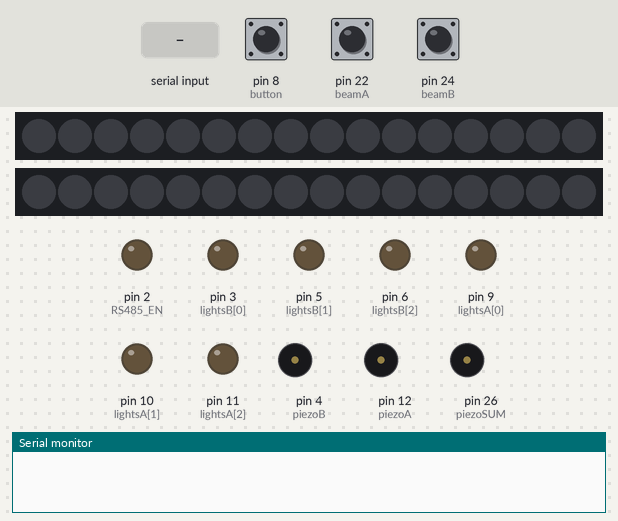
Simulated run of this sketch. Board: Arduino Mega 2560, built with avr-gcc and run on an emulated ATmega2560. On the bench: 2 × 16 RGB LEDs in strip order, left to right, output pins drawn as LEDs (lit = HIGH), buzzer (waves = sounding, pin HIGH), the last lines printed to the serial monitor. Dashed ring = blinking. The inputs (shaded band) are chosen by the test bench; at power-on: pin 8 (button) HIGH, pin 22 (beamA) HIGH, pin 24 (beamB) HIGH.

Above: at 1.2 s.
1.3 s: pin 8 (button) pulled LOW for 0.15 s
At 1.96 s:
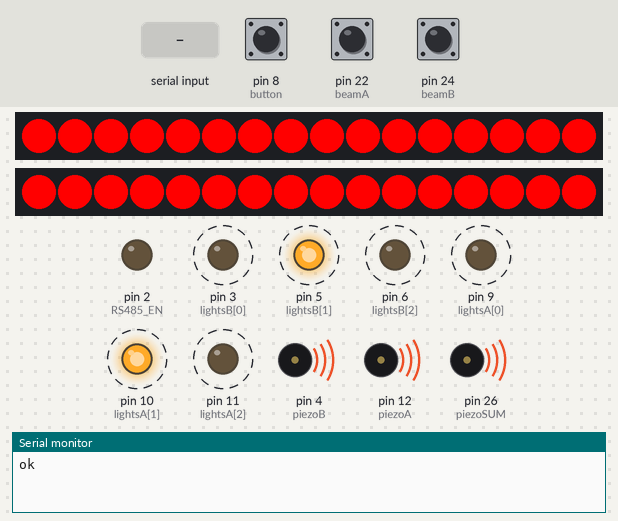
2.0 s: "start\n" received over Serial
5.0 s: "mode_laps\n" received over the second serial link
At 5.9 s:
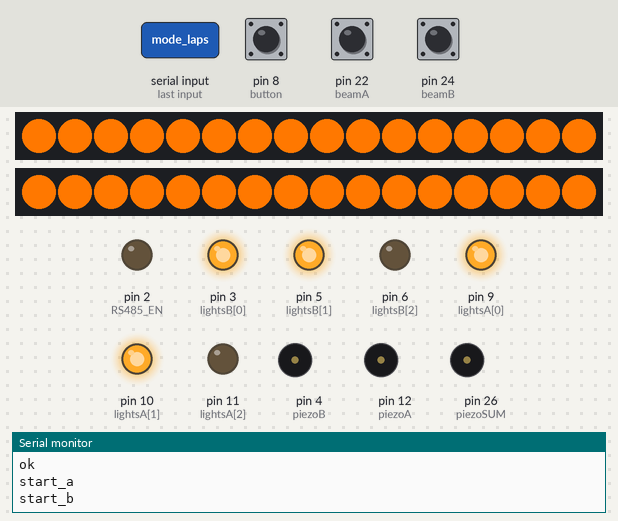
6.5 s: pin 22 (beamA) pulled LOW for 3.2 s
At 10.4 s:
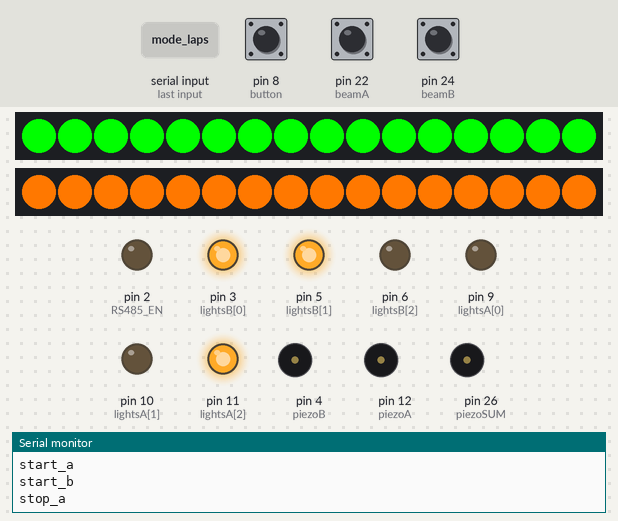
11.2 s: pin 24 (beamB) pulled LOW for 0.15 s
At 12.3 s:
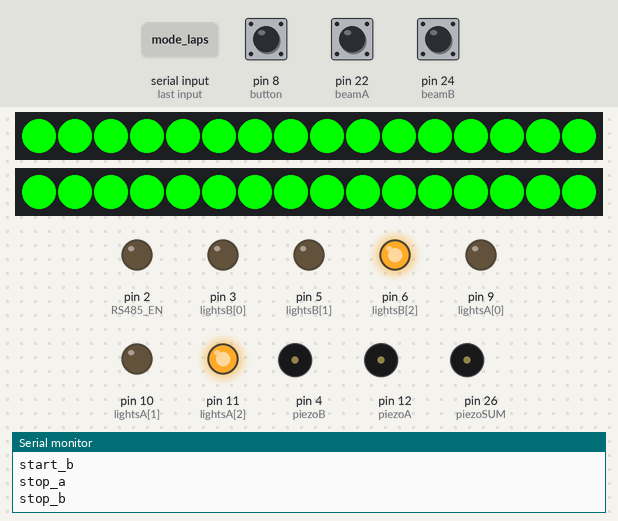
12.8 s: pin 22 (beamA) pulled LOW for 1 s
At 14.8 s:
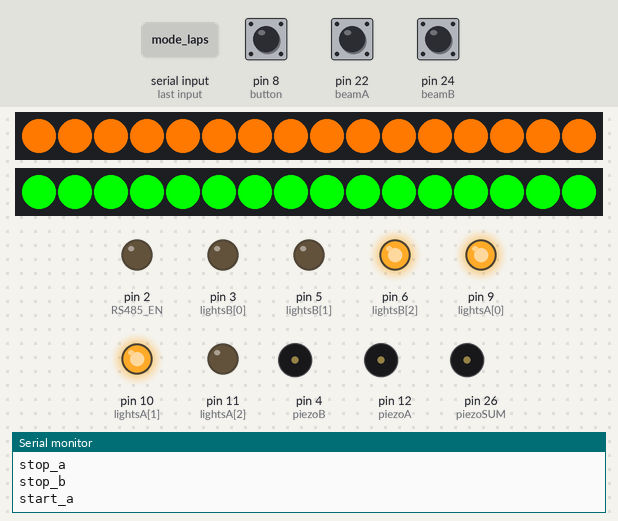
Timing chart, 0 to 16.3 s (numbered marks = the images above; inputs shaded):
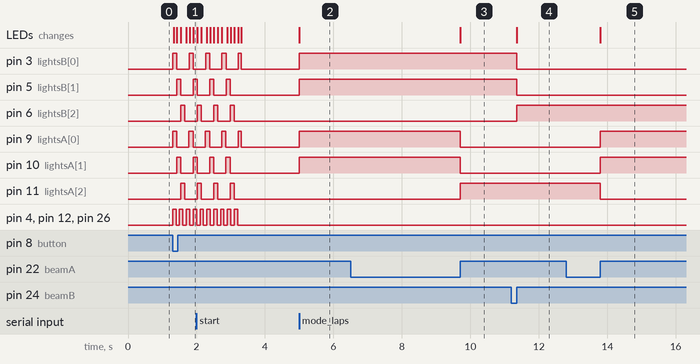

Measured:
- after the input at 1.3 s, pin 3 (lightsB[0]): alternates HIGH for 0.12 s and LOW for 0.36 s, starting at once; pin 5 (lightsB[1]): LOW → HIGH after 0.12 s, → LOW 0.12 s later, → HIGH 0.36 s later
- after the input at 5.0 s, pin 3 (lightsB[0]), pin 5 (lightsB[1]), pin 9 (lightsA[0]), pin 10 (lightsA[1]): LOW → HIGH at once; the LEDs: change at once (image 2)
- after the input at 6.5 s, pin 9 (lightsA[0]), pin 10 (lightsA[1]): HIGH → LOW after 3.2 s; pin 11 (lightsA[2]): LOW → HIGH after 3.2 s; the LEDs: change after 3.2 s (image 3)
- after the input at 11.2 s, pin 3 (lightsB[0]), pin 5 (lightsB[1]): HIGH → LOW after 0.15 s; pin 6 (lightsB[2]): LOW → HIGH after 0.15 s; the LEDs: change after 0.15 s (image 4)
- after the input at 12.8 s, pin 9 (lightsA[0]), pin 10 (lightsA[1]): LOW → HIGH after 1.0 s; pin 11 (lightsA[2]): HIGH → LOW after 1.0 s; the LEDs: change after 1.0 s (image 5)

The sketch:

fw1.5.ino
```cpp
#include <Adafruit_NeoPixel.h>

/*
 Martin Pihrt
 FW: 1.5 23.06.2026
 Dva semafory + laserové brány + false-start logic
 Přidaná podpora pro počítadla kol v app
 Odesílání:
   finish_a
   finish_b

 přidaný 2x výstup pro WS28B12 pásek (2x8 LED jako semafor R,R,G)
 přidaný výstup piezo sum (piezo A+B)
 přidaný rezim playoff/laps pro odesilani dat (prujezdu kol) do pythonu

prepnuti rezimu playoff/laps
PYTHON ---> mode_playoff ----> ARDUINO
PYTHON ---> mode_laps ----> ARDUINO

komunikace playoff
PYTHON ---> start ----> ARDUINO
ARDUINO ---> ok ------------> PYTHON
ARDUINO ---> finish_a ------> PYTHON
ARDUINO ---> finish_b ------> PYTHON
ARDUINO ---> race_finished -> PYTHON
-----------------

START
↓
běží semafor

1. přerušení během odpočtu
↓
FALSE START

OK
↓
závod běží

1. přerušení
↓
auto vyjelo ze startu
↓
ignorovat

2. přerušení
↓
auto projelo cílem
↓
finish_a
-----------------

piezo sum:
Semafor A pípá
→ piezoA
→ piezoSUM

Semafor B pípá
→ piezoB
→ piezoSUM

Pípají oba
→ piezoA
→ piezoB
→ piezoSUM

Jeden skončí
→ piezoSUM stále hraje

Skončí oba
→ piezoSUM ztichne
*/

// ============================================================================
// CONFIG
// ============================================================================
const int lightsA[]  = {9, 10, 11};
const int piezoA     = 12;
const int beamA      = 22;

const int lightsB[]  = {3, 5, 6};
const int piezoB     = 4;
const int beamB      = 24;

const int piezoSUM   = 26; // piezo sum A+B (only one piezo)

const int lightCount = 3;

const int RS485_EN   = 2;
const int button     = 8;

int fadeInTime  = 100;
int fadeOutTime = 100;

int stepTime    = 800;
int holdTime    = 3000;

int beepShort   = 100;
int beepLong    = 1100;

int warnDurationMs = 2000;
int warnBeepOnMs   = 100;
int warnBeepOffMs  = 100;
int warnStepMs     = 120;

bool laserActiveLow = false;
bool laserActiveHigh = true;
bool useInternalPullup = true;

const long BAUD  = 115200;

bool DEBUG = false; //true;

// ============================================================================
// RGB LED WS28B12 2x (2x8 RGB LED)
// ============================================================================
#define WS_PIN_A 25
#define WS_PIN_B 23

#define WS_COUNT 16

Adafruit_NeoPixel wsA(
    WS_COUNT,
    WS_PIN_A,
    NEO_GRB + NEO_KHZ800
);

Adafruit_NeoPixel wsB(
    WS_COUNT,
    WS_PIN_B,
    NEO_GRB + NEO_KHZ800
);

// ============================================================================
// GLOBALS
// ============================================================================
unsigned long now;
bool okSent = false;
// race running flag
bool raceRunning = false;
// finish flags
bool finishASent = false;
bool finishBSent = false;
// debounce finish gate
unsigned long lastFinishA = 0;
unsigned long lastFinishB = 0;
const unsigned long finishDebounce = 3500;
// counter for beam interrupt
byte beamCountA = 0;
byte beamCountB = 0;
bool falseStartA = false;
bool falseStartB = false;
bool sumBeepA = false;
bool sumBeepB = false;
bool lastButtonState = HIGH;
bool lapRunningA = false;
bool lapRunningB = false;
bool lastBeamStateA = false;
bool lastBeamStateB = false;

void rs485Send(String msg);

enum RunMode
{
  MODE_PLAYOFF,
  MODE_LAPS
};

RunMode runMode = MODE_PLAYOFF;

// ============================================================================
// HELPER
// ============================================================================
bool isBeamBrokenRaw(int pin) {
  int v = digitalRead(pin);
  if (laserActiveLow)  return (v == LOW);
  if (laserActiveHigh) return (v == HIGH);
  return false;
}

// ============================================================================
// FINISH DETECTION
// ============================================================================
void handleFinishA() {
  if (!raceRunning) return;
  if (finishASent) return;
  if (!isBeamBrokenRaw(beamA)) return;
  if (now - lastFinishA < finishDebounce) return;
  lastFinishA = now;
  beamCountA++;
  if (DEBUG) {
    Serial.print(F("[A] beam count = "));
    Serial.println(beamCountA);
  }
  byte requiredCount = falseStartA ? 3 : 2;
  if (beamCountA < requiredCount)
    return;
  finishASent = true;
  Serial.println(F("finish_a"));
  rs485Send("finish_a\n");
  falseStartA = false;
}

void handleFinishB() {
  if (!raceRunning) return;
  if (finishBSent) return;
  if (!isBeamBrokenRaw(beamB)) return;
  if (now - lastFinishB < finishDebounce) return;
  lastFinishB = now;
  beamCountB++;
  if (DEBUG) {
    Serial.print(F("[B] beam count = "));
    Serial.println(beamCountB);
  }
  byte requiredCount = falseStartB ? 3 : 2;
  if (beamCountB < requiredCount)
    return;
  finishBSent = true;
  Serial.println(F("finish_b"));
  rs485Send("finish_b\n");
  falseStartB = false;
}

void handleRaceFinished() {
  if (!raceRunning) return;
  if (finishASent && finishBSent) {
    raceRunning = false;
    Serial.println(F("race_finished"));
    rs485Send("race_finished\n");
    if (DEBUG) {
      Serial.println(F("[RACE] FINISHED"));
    }
  }
}

// ============================================================================
// TRAFFIC LIGHT CLASS
// ============================================================================
struct TrafficLight {
  const int* leds;
  int piezo;
  int beamPin;
  int id;
  enum State {
    IDLE,
    FADE_IN,
    STEP_WAIT,
    HOLD,
    FADE_OUT,
    FALSE_START
  } state;

  Adafruit_NeoPixel* strip;
  unsigned long stateTimer;
  unsigned long fadeTimer;
  int fadeLevel;
  int currentLED;
  bool fadeBeepStarted;
  bool beepActive;
  unsigned long beepEnd;
  bool warnActive;
  unsigned long warnEnd;
  unsigned long warnTick;
  int warnPhase;
  bool completedLong;
  bool finishedForOk;

  void showLapIdle(){
    analogWrite(leds[0], 0);
    analogWrite(leds[1], 0);
    analogWrite(leds[2], 255);
    for (int i = 0; i < 16; i++)
        strip->setPixelColor(i, strip->Color(0,255,0));
    strip->show();
  }

  void showLapRunning(){
    analogWrite(leds[0], 255);
    analogWrite(leds[1], 255);
    analogWrite(leds[2], 0);
    for (int i = 0; i < 16; i++)
        strip->setPixelColor(i, strip->Color(255,120,0));
    strip->show();
  }

  void updateSumPiezo(){
    digitalWrite(piezoSUM,(sumBeepA || sumBeepB) ? HIGH : LOW);
  }

  void init(const int* l, int p, int b, int _id, Adafruit_NeoPixel* ws){
    leds = l;
    piezo = p;
    beamPin = b;
    id = _id;
    state = IDLE;
    stateTimer = 0;
    fadeTimer = 0;
    fadeLevel = 0;
    currentLED = 0;
    fadeBeepStarted = false;
    beepActive = false;
    beepEnd = 0;
    warnActive = false;
    warnEnd = 0;
    warnTick = 0;
    warnPhase = 0;
    completedLong = false;
    finishedForOk = false;
    strip = ws;
  }

  void resetOutputs() {
    for (int i = 0; i < lightCount; i++) {
      analogWrite(leds[i], 0);
    }
    digitalWrite(piezo, LOW);
    wsOff();
    if (id == 0)
      sumBeepA = false;
    else
      sumBeepB = false;
    updateSumPiezo();
  }

  void start() {
    if (state != IDLE) return;
    state = FADE_IN;
    currentLED = 0;
    fadeLevel = 0;
    fadeTimer = now;
    fadeBeepStarted = false;
    completedLong = false;
    finishedForOk = false;
    if (DEBUG) {
      Serial.print(F("[TL] start semafor "));
      Serial.println(id);
    }
  }

  void triggerFalseStart() {
    finishedForOk = true;
    state = FALSE_START;
    warnActive = true;
    warnEnd = now + (unsigned long)warnDurationMs;
    warnTick = now;
    warnPhase = 0;
    beepActive = false;
    digitalWrite(piezo, LOW);
    if (id == 0)
      sumBeepA = false;
    else
      sumBeepB = false;
    updateSumPiezo();
    for (int i = 0; i < lightCount; i++) {
      analogWrite(leds[i], 0);
    }
    wsOff();
    if (DEBUG) {
      Serial.print(F("[TL] FALSE START semafor "));
      Serial.println(id);
    }
    if (id == 0) falseStartA = true;
    if (id == 1) falseStartB = true;
  }

  void startBeep(int duration) {
    digitalWrite(piezo, HIGH);
    beepActive = true;
    beepEnd = now + duration;
    if (id == 0)
      sumBeepA = true;
    else
      sumBeepB = true;
    updateSumPiezo();
  }

  void stopBeep() {
    digitalWrite(piezo, LOW);
    beepActive = false;
    if (id == 0)
      sumBeepA = false;
    else
      sumBeepB = false;
    updateSumPiezo();
  }

  void fadeInStep() {
    int interval = max(1, fadeInTime / 255);
    if (now - fadeTimer >= interval) {
      fadeTimer = now;
      analogWrite(leds[currentLED], fadeLevel);
      if (currentLED < 2)
      {
        setWsBrightness(255, 0, fadeLevel);
      }
      else
      {
        setWsBrightness(0, 255, fadeLevel);
      }
      fadeLevel++;
      if (fadeLevel > 255)
        fadeLevel = 255;
    }
  }

  bool fadeInDone() {
    return (fadeLevel == 255);
  }

  void fadeOutAllStep() {
    int interval = max(1, fadeOutTime / 255);
    if (now - fadeTimer >= interval) {
      fadeTimer = now;
      fadeLevel--;
      if (fadeLevel < 0) {
        fadeLevel = 0;
      }
      for (int i = 0; i < lightCount; i++) {
        analogWrite(leds[i], fadeLevel);
      }
      if (currentLED >= 2)
        {
          setWsBrightness(0, 255, fadeLevel);
        }
        else
        {
          setWsBrightness(255, 0, fadeLevel);
        }
    }
  }

  bool fadeOutDone() {
    return (fadeLevel <= 0);
  }

  void update() {
    if (beepActive && now >= beepEnd) {
      stopBeep();
    }
    if (state != IDLE && state != FALSE_START) {
      if (!completedLong) {
        if (isBeamBrokenRaw(beamPin)) {
          triggerFalseStart();
          return;
        }
      }
    }

    switch (state) {
      case IDLE:
        break;

      case FADE_IN:
        if (!fadeBeepStarted) {
          if (currentLED == lightCount - 1) {
            startBeep(beepLong);
            completedLong = true;
            finishedForOk = true;
          } else {
            startBeep(beepShort);
          }
          fadeBeepStarted = true;
        }
        fadeInStep();
        if (fadeInDone()) {
          state = STEP_WAIT;
          stateTimer = now;
          fadeLevel = 0;
        }
        break;

      case STEP_WAIT:
        if (now - stateTimer >= (unsigned long)stepTime) {
          currentLED++;
          if (currentLED >= lightCount) {
            state = HOLD;
            stateTimer = now;
          } else {
            state = FADE_IN;
            fadeTimer = now;
            fadeBeepStarted = false;
          }
        }
        break;

      case HOLD:
        if (now - stateTimer >= (unsigned long)holdTime) {
          state = FADE_OUT;
          fadeLevel = 255;
          fadeTimer = now;
        }
        break;

      case FADE_OUT:
        fadeOutAllStep();
        if (fadeOutDone()) {
          state = IDLE;
          resetOutputs();
        }
        break;

      case FALSE_START:
        if (warnActive) {
          unsigned long t = (now - (warnEnd - warnDurationMs));
          unsigned long cycle = warnBeepOnMs + warnBeepOffMs;
          bool warnBeep = ((t % cycle) < (unsigned long)warnBeepOnMs);
          digitalWrite(piezo, warnBeep);
          if (id == 0)
            sumBeepA = warnBeep;
          else
            sumBeepB = warnBeep;
          updateSumPiezo();
          unsigned long elapsedFromStart =
            (warnDurationMs - (warnEnd - now));
          int step =
            (elapsedFromStart / warnStepMs) % (lightCount + 1);
          for (int i = 0; i < lightCount; i++) {
            if (step < lightCount) {
              analogWrite(leds[i], (i == step) ? 255 : 0);
            } else {
              analogWrite(leds[i], 0);
            }
          }

          // WS2812 false start animace
          if (step == 0)
          {
            // první červená
            for (int i = 0; i < 8; i++)
              strip->setPixelColor(i, strip->Color(255, 0, 0));
            for (int i = 8; i < 16; i++)
              strip->setPixelColor(i, 0);
          }
          else if (step == 1)
          {
            // druhá červená
            for (int i = 0; i < 16; i++)
              strip->setPixelColor(i, strip->Color(255, 0, 0));
          }
          else if (step == 2)
          {
            // zelená
            for (int i = 0; i < 16; i++)
              strip->setPixelColor(i, strip->Color(0, 255, 0));
          }
          else
          {
            strip->clear();
          }
          strip->show();

          if (now >= warnEnd) {
            warnActive = false;
            digitalWrite(piezo, LOW);
            if (id == 0)
              sumBeepA = false;
            else
              sumBeepB = false;
            updateSumPiezo();
            for (int i = 0; i < lightCount; i++) {
              analogWrite(leds[i], 0);
            }
            wsOff();
            state = IDLE;
          }
        } else {
          digitalWrite(piezo, LOW);
          if (id == 0)
            sumBeepA = false;
          else
            sumBeepB = false;
          updateSumPiezo();
          for (int i = 0; i < lightCount; i++) {
            analogWrite(leds[i], 0);
          }
          wsOff();
          state = IDLE;
        }
        break;
    }
  }

  void setWsBrightness(uint8_t red, uint8_t green, uint8_t level)
  {
    uint32_t color =  strip->Color((red   * level) / 255, (green * level) / 255, 0);
    if (currentLED == 0)
    {
      // RED1 = LED 0-7
      for (int i = 0; i < 8; i++)
          strip->setPixelColor(i, color);
      for (int i = 8; i < 16; i++)
          strip->setPixelColor(i, 0);
    }
    else if (currentLED == 1)
    {
      // RED1 + RED2
      for (int i = 0; i < 16; i++)
        strip->setPixelColor(i, color);
    }
    else
    {
      // GREEN
      uint32_t greenColor = strip->Color(0, level, 0);
      for (int i = 0; i < 16; i++)
        strip->setPixelColor(i, greenColor);
    }
    strip->show();
  }

  void wsOff()
  {
    strip->clear();
    strip->show();
  }
};

// ============================================================================
// INSTANCES
// ============================================================================
TrafficLight tlA;
TrafficLight tlB;

void handleLapsA(){
  if (runMode != MODE_LAPS)
    return;
  bool beamNow = isBeamBrokenRaw(beamA);
  if (beamNow && !lastBeamStateA){
    if (now - lastFinishA >= finishDebounce) {
      lastFinishA = now;
      if (!lapRunningA) {
        lapRunningA = true;
        tlA.showLapRunning();
        Serial.println(F("start_a"));
        rs485Send("start_a\n");
      }
      else
      {
        lapRunningA = false;
        tlA.showLapIdle();
        Serial.println(F("stop_a"));
        rs485Send("stop_a\n");
      }
    }
  }
  lastBeamStateA = beamNow;
}

void handleLapsB(){
  if (runMode != MODE_LAPS)
    return;
  bool beamNow = isBeamBrokenRaw(beamB);
  if (beamNow && !lastBeamStateB){
    if (now - lastFinishB >= finishDebounce) {
      lastFinishB = now;
      if (!lapRunningB) {
        lapRunningB = true;
        tlB.showLapRunning();
        Serial.println(F("start_b"));
        rs485Send("start_b\n");
      }
      else
      {
        lapRunningB = false;
        tlB.showLapIdle();
        Serial.println(F("stop_b"));
        rs485Send("stop_b\n");
      }
    }
  }
  lastBeamStateB = beamNow;
}

// ============================================================================
// RS485
// ============================================================================
void rs485Send(String msg) {
  digitalWrite(RS485_EN, HIGH);
  delayMicroseconds(40);
  Serial1.print(msg);
  Serial1.flush();
  delayMicroseconds(40);
  digitalWrite(RS485_EN, LOW);
}

// ============================================================================
// UART
// ============================================================================
String rx0 = "";
String rx1 = "";

void startRace() {
  tlA.resetOutputs();
  tlB.resetOutputs();
  tlA.start();
  tlB.start();
  okSent = false;
  raceRunning = false;
  finishASent = false;
  finishBSent = false;
  lastFinishA = 0;
  lastFinishB = 0;
  beamCountA = 0;
  beamCountB = 0;
  falseStartA = false;
  falseStartB = false;
  if (DEBUG) {
    Serial.println(F("[RACE] START"));
  }
}

void handleUART() {
  while (Serial.available()) {
    char c = Serial.read();
    if (c == '\n') {
      rx0.trim();
      if (rx0.equalsIgnoreCase("start"))
      {
        startRace();
      }
      else if (rx0.equalsIgnoreCase("mode_playoff"))
      {
        runMode = MODE_PLAYOFF;
      }
      else if (rx0.equalsIgnoreCase("mode_laps"))
      {
        runMode = MODE_LAPS;
        lapRunningA = false;
        lapRunningB = false;
        lastFinishA = 0;
        lastFinishB = 0;
        tlA.showLapIdle();
        tlB.showLapIdle();
      }
      rx0 = "";
    } else {
      rx0 += c;
    }
  }
  while (Serial1.available()) {
    char c = Serial1.read();
    if (c == '\n') {
      rx1.trim();
      if (rx1.equalsIgnoreCase("start"))
      {
        startRace();
      }
      else if (rx1.equalsIgnoreCase("mode_playoff"))
      {
        runMode = MODE_PLAYOFF;
      }
      else if (rx1.equalsIgnoreCase("mode_laps"))
      {
        runMode = MODE_LAPS;
        lapRunningA = false;
        lapRunningB = false;
        lastFinishA = 0;
        lastFinishB = 0;
        tlA.showLapIdle();
        tlB.showLapIdle();
      }
      rx1 = "";
    } else {
      rx1 += c;
    }
  }
}

// ============================================================================
// BUTTON
// ============================================================================
unsigned long lastButton = 0;
const int debounce = 50;

void handleSwitch(){
  if (runMode != MODE_PLAYOFF)
    return;

  bool currentState = digitalRead(button);
  // reakce pouze na přechod HIGH -> LOW
  if (lastButtonState == HIGH && currentState == LOW)
  {
    if (now - lastButton > debounce)
    {
      startRace();
      lastButton = now;
    }
  }
  lastButtonState = currentState;
}

// ============================================================================
// SETUP
// ============================================================================
void setup() {
  Serial.begin(BAUD);
  Serial1.begin(BAUD);
  pinMode(RS485_EN, OUTPUT);
  digitalWrite(RS485_EN, LOW);
  pinMode(piezoA, OUTPUT);
  pinMode(piezoB, OUTPUT);
  pinMode(piezoSUM, OUTPUT);
  digitalWrite(piezoSUM, LOW);
  pinMode(button, INPUT_PULLUP);
  if (useInternalPullup) {
    pinMode(beamA, INPUT_PULLUP);
    pinMode(beamB, INPUT_PULLUP);
  } else {
    pinMode(beamA, INPUT);
    pinMode(beamB, INPUT);
  }
  for (int i = 0; i < lightCount; i++) {
    analogWrite(lightsA[i], 0);
    analogWrite(lightsB[i], 0);
  }
  tlA.init(lightsA, piezoA, beamA, 0, &wsA);
  tlB.init(lightsB, piezoB, beamB, 1, &wsB);

  wsA.begin();
  wsB.begin();
  wsA.clear();
  wsB.clear();
  wsA.show();
  wsB.show();

  if (DEBUG) {
    Serial.println(F("[BOOT] READY"));
  }
}

// ============================================================================
// LOOP
// ============================================================================
void loop() {
  now = millis();
  handleUART();
  tlA.update();
  tlB.update();
  handleSwitch();
  // OK po zelené
  if (!okSent && tlA.finishedForOk && tlB.finishedForOk) {
    okSent = true;
    raceRunning = true;
    rs485Send("ok\n");
    Serial.println(F("ok"));
    if (DEBUG) {
      Serial.println(F("[GLOBAL] OK"));
    }
  }
  if (runMode == MODE_PLAYOFF)  {
    handleFinishA();
    handleFinishB();
    handleRaceFinished();
  }
  else {
    handleLapsA();
    handleLapsB();
  }
}//end loop
```
